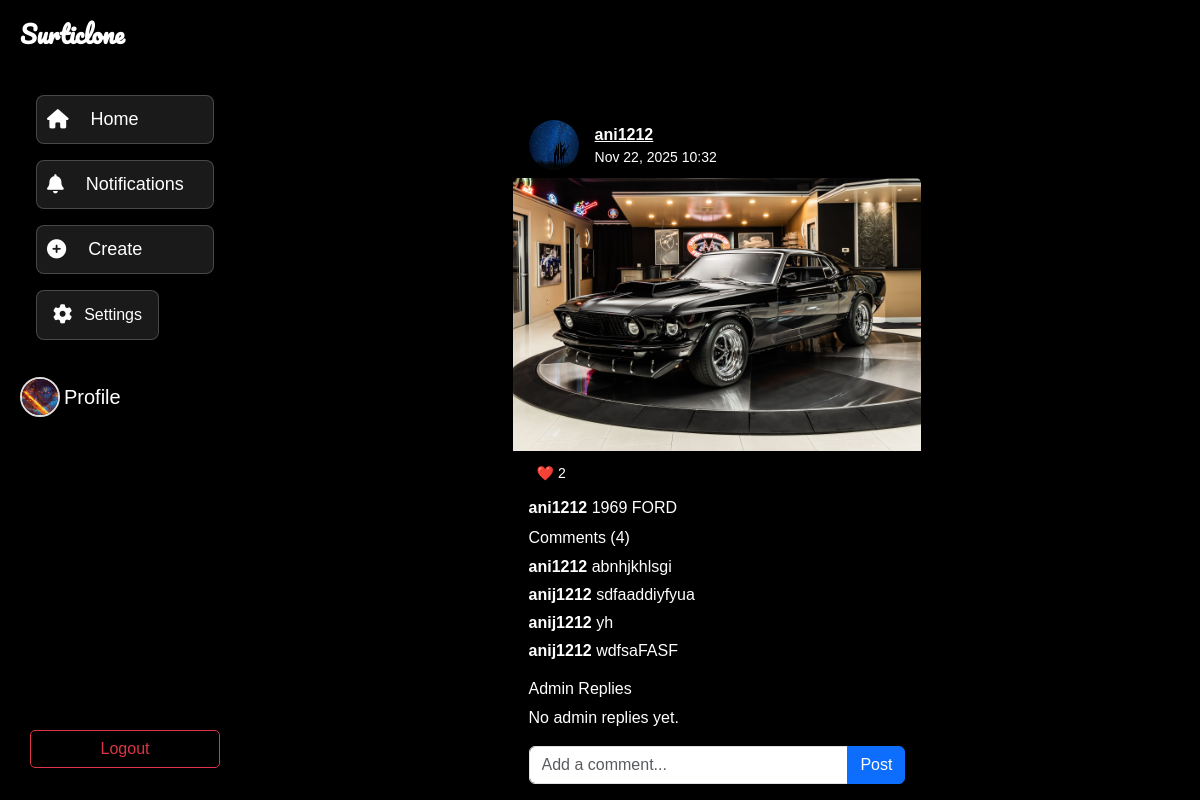
Screenshot of /post/18/ (signed in) with the database file from the repository.
### posts/models.py (models this page shows, shortened)
class Profile(models.Model):
    user = models.OneToOneField(User, on_delete=models.CASCADE)
    profile_image = models.ImageField(upload_to='profile_images/', default='default.jpg')
    bio = models.TextField(blank=True)
    followers = models.ManyToManyField(User, related_name="followed_by", blank=True)
    following = models.ManyToManyField(User, related_name="follows", blank=True)

class Post(models.Model):
    user = models.ForeignKey(User, on_delete=models.CASCADE)
    image = models.ImageField(upload_to='posts/')
    caption = models.TextField(blank=True, null=True)  # allow empty caption
    created_at = models.DateTimeField(auto_now_add=True)
    likes = models.ManyToManyField(User, related_name='liked_posts', blank=True)

class Comment(models.Model):
    user = models.ForeignKey(User, on_delete=models.CASCADE)
    post = models.ForeignKey(Post, on_delete=models.CASCADE, related_name='comments')
    content = models.TextField()
    created_at = models.DateTimeField(auto_now_add=True)

### posts/views.py (the view)
# urls.py: path('post/<int:pk>/', views.post_detail, name='post_detail'),
@login_required
def post_detail(request, pk):
    post = get_object_or_404(Post, pk=pk)
    if request.method == 'POST':
        content = request.POST.get('comment')
        if content:
            Comment.objects.create(user=request.user, post=post, content=content)
            return redirect('post_detail', pk=pk)
    reports = Report.objects.filter(post=post)
    return render(request, 'posts/post_detail.html', {
        'post': post,
        'reports': reports,   # <- pass data to template
    })

### posts/context_processors.py (called while the page is built)
def notification_count(request):
    if request.user.is_authenticated:
        count = Report.objects.filter(reported_by=request.user, reply__isnull=False, is_read=False).count()
        return {'notification_count': count}
    return {}

### posts/templates/posts/post_detail.html (shortened to what this page needs)
{% extends 'posts/base.html' %}
{% load static %}
{% block content %}
<div class="row justify-content-center mt-4">
  <div class="col-md-8 d-flex align-items-center">
    <div class="card border-0 bg-black">
      <div class="card-header d-flex align-items-center bg-black border-bottom-0">
        <img src="{{ post.user.profile.profile_image.url }}" class="rounded-circle me-3" width="50" height="50" alt="pf">
        <div>
          <a href="{% url 'profile' post.user.username %}" class="text-white fw-bold">{{ post.user.username }}</a>
          <div class="text-white small">{{ post.created_at|date:"M d, Y H:i" }}</div>
        </div>
      </div>
      <img src="{{ post.image.url }}" class="card-img-top img-fluid " alt="Post Image">
      <div class="card-body py-2 bg-black text-white">
        <form method="POST" action="{% url 'like_post' post.pk %}" class="d-inline">{% csrf_token %}
          <button class="btn btn-sm btn-light bg-black text-white" style="border: none;">❤️ {{ post.likes.count }}</button>
        </form>
      </div>
      <div class="card-body pt-0 pb-2 bg-black text-white">
        <strong>{{ post.user.username }}</strong> {{ post.caption }}
      </div>
      <div class="card-body pt-0 pb-2 bg-black text-white">
        <h6 class="mb-2">Comments ({{ post.comments.count }})</h6>
        <div class="mb-2">
          {% for comment in post.comments.all %}
            <p class="mb-1"><strong>{{ comment.user.username }}</strong> {{ comment.content }}</p>
          {% empty %}
            <p>No comments yet.</p>
          {% endfor %}
        </div>
        <h6 class="mt-3">Admin Replies</h6>
        {% for r in reports %}
          {% if r.reply %}
            <p class="mb-1"><strong>Admin reply:</strong> {{ r.reply }}</p>
          {% endif %}
        {% empty %}
          <p>No admin replies yet.</p>
        {% endfor %}
        {% if user.is_authenticated %}
        <form method="POST" action="{% url 'post_detail' post.pk %}" class="mt-3">
          <div class="input-group">
            <input type="text" name="comment" class="form-control" placeholder="Add a comment..." required>
            <button class="btn btn-primary" type="submit">Post</button>
          </div>
        </form>
        {% else %}
        <p class="mt-2"><a href="{% url 'login' %}">Login</a> to comment.</p>
        {% endif %}
      </div>
    </div>
  </div>
</div>
{% endblock %}

### posts/templates/posts/base.html (shortened to what this page needs)
{% load static %}
<!DOCTYPE html>
<html lang="en">
  <head>
<link href="https://cdn.jsdelivr.net/npm/bootstrap@5.3.2/dist/css/bootstrap.min.css" rel="stylesheet">
<link rel="stylesheet" href="https://cdnjs.cloudflare.com/ajax/libs/font-awesome/6.5.0/css/all.min.css">
<link rel="stylesheet" href="{% static 'css/style.css' %}">
</head>
<body>
<div id="sidebar" class="sidebar"  >
  <h4 class="logo">Surticlone</h4>
  <div class="sidebar-menu">
  <a href="{% url 'home' %}" class="sidebar-btn">
    <i class="fas fa-home" style="padding-left: 10px;"></i><span>Home</span>
  </a>
  <a href="{% url 'notifications' %}" class="sidebar-btn">
    <i class="fas fa-bell" style="padding-left: 10px;"></i><span>Notifications</span>
  </a>
  <a href="{% url 'create_post' %}" class="sidebar-btn">
    <i class="fas fa-plus-circle" style="padding-left: 10px;"></i><span>Create</span>
  </a>
  <div class="settings-wrapper">
  <button class="sidebar-btn" onclick="toggleTheme()">
  <i class="fas fa-cog"></i>
  <span>Settings</span>
</button>
</div>
</div>
  {% if user.is_authenticated %}
      <div class="profile-box d-flex align-items-center gap-1 mt-3 mb-2"
           style="border-radius:10px;">
        <img
          src="{{ user.profile.profile_image.url }}"
          class="rounded-circle"
          alt="Profile"
          style="width:40px;height:40px;object-fit:cover;border:2px solid #ddd;"
        >
        <div>
          <a href="{% url 'profile' user.username %}"
             style="font-size:20px;color:white;text-decoration:none;">
              Profile
          </a>
        </div>
      </div>
      <form method="POST" action="{% url 'logout' %}" style="padding: 10px; padding-top: 300px;">
        <button type="submit" class="btn btn-outline-danger w-100">
          Logout
        </button>
      </form>
  {% else %}
      <a href="{% url 'login' %}">Login</a>
      <a href="{% url 'register' %}">Register</a>
  {% endif %}
</div>
  <div class="main-inner">
    <div class="container-main">
      <div class="content-wrapper">
        <div class="feed-inner pt-5 pe-3">
          {% block content %}{% endblock %}
        </div>
      </div>
    </div>
  </div>
</body>
</html>

### static/css/style.css (style rules this page uses)
body { background: #fafafa; font-family: 'Poppins', sans-serif; margin: 0; padding: 0; }

### posts/templates/posts/base.html (style rules this page uses)
* { margin: 0; padding: 0; box-sizing: border-box; }
body { font-family: Arial, sans-serif; background: white; color: #111; }
.sidebar { width: 250px; background: black; height: 100vh; position: fixed; top: 0; left: -250px; padding: 20px; box-shadow: 2px 0 5px rgba(0,0,0,0.1); transition: left 0.3s; z-index: 105; }
.sidebar .logo { font-size: 24px; font-weight: bold; margin-bottom: 30px; }
.sidebar a { display: flex; align-items: center; gap: 10px; text-decoration: none; color: white; padding: 10px 0; font-size: 18px; transition: color 0.2s; }
.profile-box { display: flex; align-items: center; gap: 10px; margin-top: 20px; }
.profile-box img { width: 40px; height: 40px; border-radius: 50%; object-fit: cover; border: 2px solid #ddd; }
.profile-box a { text-decoration: none; color: #111; font-size: 18px; }
.main-inner { margin-left: 0; transition: margin-left 0.3s; padding: 5px; }
.container-main { display: flex; flex-direction: row; gap: 20px; }
.content-wrapper { flex: 1; }
.feed-inner { display: flex; flex-direction: column; gap: 20px; }
.btn-outline-danger, .btn-outline-secondary { border-radius: 5px; }
@media (min-width: 992px) { .sidebar { left: 0; } }
@media (min-width: 992px) { .main-inner { margin-left: 250px; } }
.logo { font-family: "Pacifico", cursive; font-size: 28px; color: white; }
@media (min-width: 768px) { .col-md-8 { flex: 0 0 auto; width: 45.666667%; } }
.sidebar-menu { display: flex; flex-direction: column; gap: 1rem; padding: 1rem; }
.sidebar-btn { display: flex; align-items: center; padding: 0.75rem 1rem; color: #fff; text-decoration: none; background: rgba(255, 255, 255, 0.1); backdrop-filter: blur(10px); -webkit-backdrop-filter: blur(10px); border: 1px solid rgba(255, 255, 255, 0.2); border-radius: 8px; transition: background 0.3s ease, box-shadow 0.3s ease; }
.sidebar-btn i { margin-right: 0.75rem; font-size: 1.2rem; }

### posts/templates/posts/post_detail.html (style rules this page uses)
body { font-family: Arial, sans-serif; background: black; color: white; }
.feed-inner { margin-top: 35px; }

### rows the page displays
Post: user.profile.profile_image (picture), user.username "ani1212", created_at "Nov 22, 2025 10:32", image (picture), likes.count "2", caption "1969 FORD", comments.count "4"
Comment: user.username "ani1212", content "abnhjkhlsgi"
Comment: user.username "anij1212", content "sdfaaddiyfyua"
Comment: user.username "anij1212", content "yh"
Comment: user.username "anij1212", content "wdfsaFASF"
